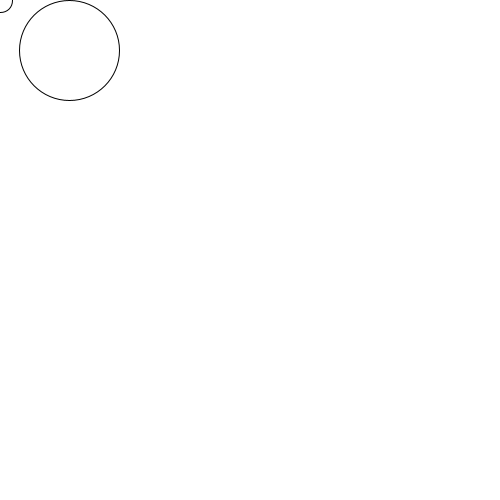
Frame 1 (no input)
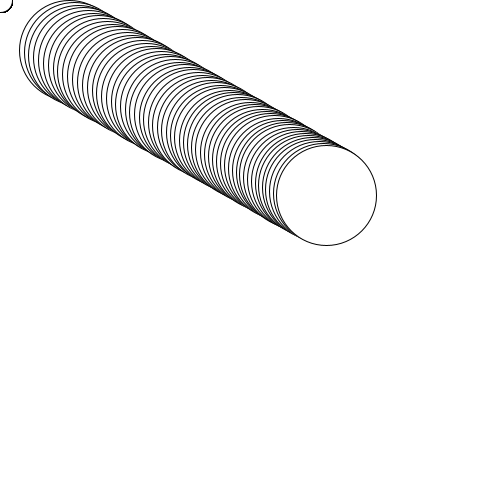
Frame 60 (the mouse pressed at the canvas centre just before this capture)
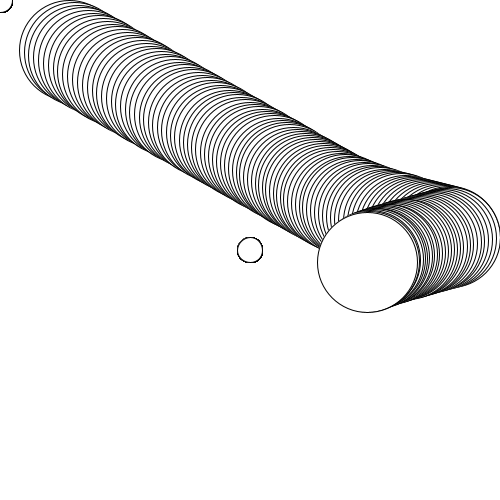
Frame 120 (the mouse held since frame 60 and released just before this capture)

The Processing sketch that drew these frames (run headless with seeded random() and noise(); from frame 60 on, the mouse is pressed at the canvas centre):

// Processing sketch: challenge_03
// ── challenge_03.pde
Ball ball = new Ball();
PVector anchor = new PVector();

void setup() {
  size(500, 500);
  background(255);
}

void draw() {
  //background(255);
  
  PVector anchorForce = PVector.sub(ball.pos, anchor);
  anchorForce.setMag(1000/pow(PVector.dist(anchor, ball.pos), 2));
  ball.applyForce(anchorForce);
  ball.update();
  ball.render();

  circle(anchor.x, anchor.y, 25);
}

void mousePressed(){
  anchor.x=mouseX;
  anchor.y=mouseY;
}

class Ball {
  PVector pos;
  PVector vel;
  PVector acc;
  float r = 50;
  float m = 1;
  float dampening = 0.99;

  Ball() {
    pos = new PVector(random(width), random(height));
    vel = new PVector(random(-5, 5), random(-5, 5));
    acc = new PVector();
  }

  void update() {
    vel.add(acc);
    vel.mult(dampening);
    pos.add(vel);
    bounce();
    acc.setMag(0);
  }

  void render() {
    circle(pos.x, pos.y, 2*r);
  }

  void applyForce(PVector _force) {
    acc.add(_force.div(m));
  }

  void bounce() {
    if ( pos.x > width-r) {
      pos.x=width-r;
      vel.x=-vel.x;
    }
    if ( pos.x < r) {
      pos.x=r;
      vel.x=-vel.x;
    }
    if ( pos.y > height-r) {
      pos.y=height-r;
      vel.y=-vel.y;
    }
    if ( pos.y < r) {
      pos.y=r;
      vel.y=-vel.y;
    }
  }

  boolean isOverLapping(Ball _b) {
    println(pos);
    return PVector.dist(pos, _b.pos) < (_b.r+r);
  }
}
